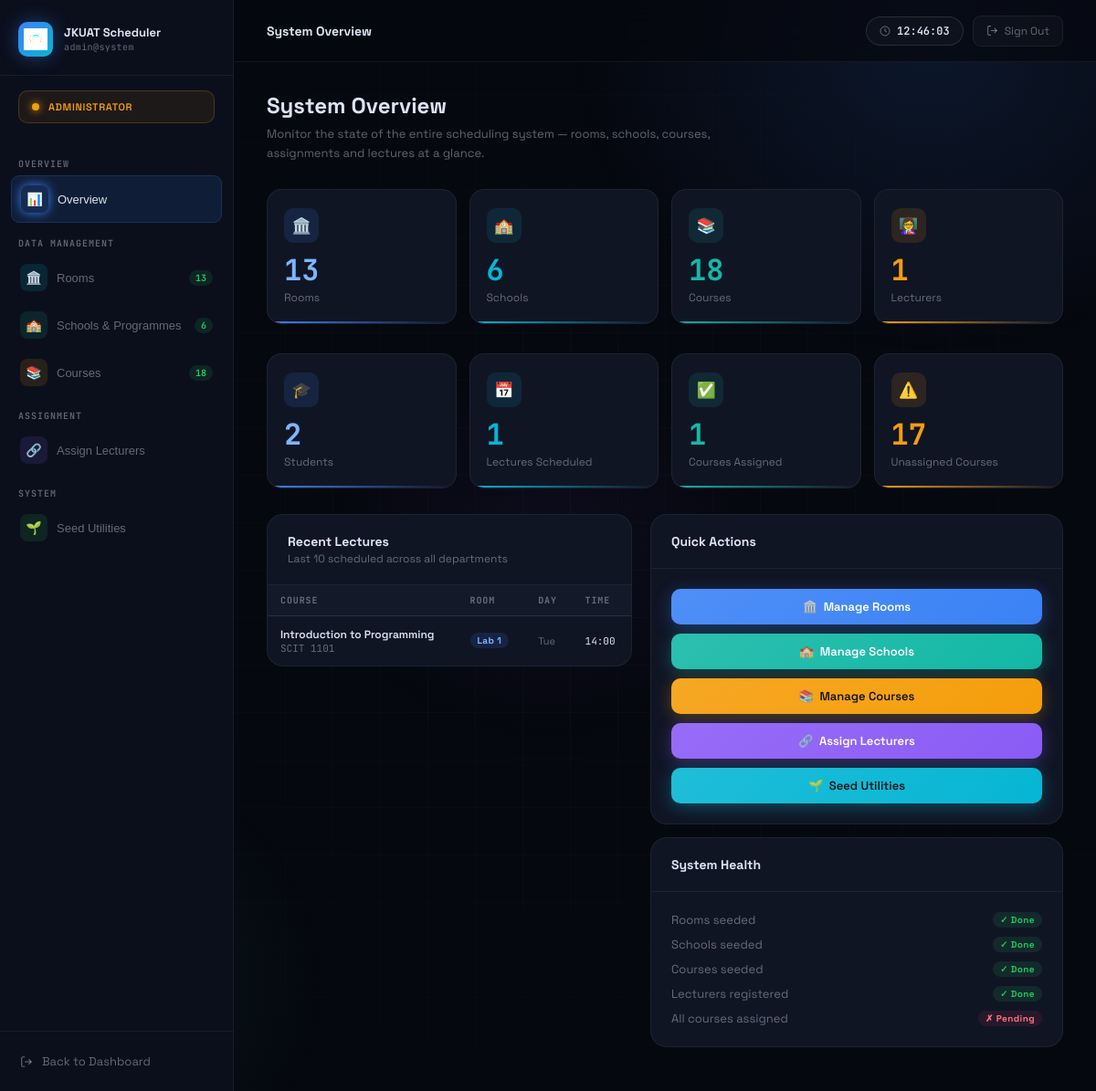
Page /admin/dashboard (signed in) on the committed database.
### models.py (models this page shows, shortened)
class Lecture(db.Model):
    __tablename__ = 'lecture'
    id          = db.Column(db.Integer, primary_key=True)
    day         = db.Column(db.String(10),  nullable=False)
    start_time  = db.Column(db.Time, nullable=False)
    end_time    = db.Column(db.Time, nullable=False)
    created_at  = db.Column(db.DateTime, default=datetime.utcnow)
    lecturer_id = db.Column(db.Integer, db.ForeignKey('user.id'),   nullable=False)
    room_id     = db.Column(db.Integer, db.ForeignKey('room.id'),   nullable=False)
    course_id   = db.Column(db.Integer, db.ForeignKey('course.id'), nullable=False)
    notifications = db.relationship('Notification', backref='lecture', lazy=True)

class Course(db.Model):
    __tablename__ = 'course'
    id           = db.Column(db.Integer, primary_key=True)
    code         = db.Column(db.String(20),  nullable=False)   # "ICS 2200"
    name         = db.Column(db.String(120), nullable=False)   # "Electronics"
    year         = db.Column(db.Integer, nullable=False)        # 1–4
    semester     = db.Column(db.Integer, nullable=False)        # 1 or 2
    programme_id = db.Column(db.Integer, db.ForeignKey('programme.id'), nullable=False)
    lecturer_id  = db.Column(db.Integer, db.ForeignKey('user.id'),      nullable=True)
    lectures    = db.relationship('Lecture',    backref='course', lazy=True)
    enrollments = db.relationship('Enrollment', backref='course', lazy=True)

class Room(db.Model):
    __tablename__ = 'room'
    id        = db.Column(db.Integer, primary_key=True)
    name      = db.Column(db.String(50),  unique=True, nullable=False)
    capacity  = db.Column(db.Integer, nullable=False)
    room_type = db.Column(db.String(30),  nullable=False)
    building  = db.Column(db.String(60),  nullable=False)
    is_active = db.Column(db.Boolean, default=True, nullable=False)
    lectures  = db.relationship('Lecture', backref='room_ref', lazy=True)

### app.py (the view)
@app.route('/admin/dashboard')
@login_required
def admin_dashboard():
    if current_user.role != 'admin':
        flash('Access denied.', 'error')
        return redirect(url_for('login'))
    rooms = Room.query.all()
    schools = School.query.all()
    programmes = Programme.query.all()
    courses = Course.query.all()
    lecturers = User.query.filter_by(role='lecturer').all()
    students = User.query.filter_by(role='student').all()
    total_lectures = Lecture.query.count()
    assigned_courses = Course.query.filter(Course.lecturer_id.isnot(None)).count()
    unassigned_courses = Course.query.filter_by(lecturer_id=None).count()
    recent_lectures = Lecture.query.order_by(Lecture.id.desc()).limit(10).all()
    return render_template(
        "admin_dashboard.html",
        rooms=rooms,
        schools=schools,
        programmes=programmes,
        courses=courses,
        lecturers=lecturers,
        students=students,
        total_lectures=total_lectures,
        assigned_courses=assigned_courses,
        unassigned_courses=unassigned_courses,
        recent_lectures=recent_lectures
    )

### app.py (called while the page is built)
@login_manager.user_loader
def load_user(user_id):
    return User.query.get(int(user_id))

@app.before_request
def refresh_session():
    if current_user.is_authenticated:
        session.permanent = True

### templates/admin_dashboard.html (shortened to what this page needs)
<!DOCTYPE html>
<html lang="en">
<head>
</head>
<body>
<aside class="sidebar">
    <div class="sb-brand">
        <div class="sb-logo-box">
            <img src="{{ url_for('static', filename='images/jkuat-logo.png') }}" alt="JKUAT">
        </div>
        <div>
            <div class="sb-title">JKUAT Scheduler <small>admin@system</small></div>
        </div>
    </div>
    <div class="sb-admin-tag">
        <div class="admin-dot"></div>
        <div class="admin-label">Administrator</div>
    </div>
    <nav class="sb-nav">
        <div class="sb-section-label">Overview</div>
        <button class="sb-link active" onclick="showSection('overview', this)">
            <span class="sb-icon blue">📊</span>
            Overview
        </button>
        <div class="sb-section-label">Data Management</div>
        <button class="sb-link" onclick="showSection('rooms', this)">
            <span class="sb-icon cyan">🏛️</span>
            Rooms
            <span class="sb-badge" id="sb-rooms-badge">–</span>
        </button>
        <button class="sb-link" onclick="showSection('schools', this)">
            <span class="sb-icon teal">🏫</span>
            Schools & Programmes
            <span class="sb-badge" id="sb-schools-badge">–</span>
        </button>
        <button class="sb-link" onclick="showSection('courses', this)">
            <span class="sb-icon amber">📚</span>
            Courses
            <span class="sb-badge" id="sb-courses-badge">–</span>
        </button>
        <div class="sb-section-label">Assignment</div>
        <button class="sb-link" onclick="showSection('assign', this)">
            <span class="sb-icon violet">🔗</span>
            Assign Lecturers
        </button>
        <div class="sb-section-label">System</div>
        <button class="sb-link" onclick="showSection('seed', this)">
            <span class="sb-icon green">🌱</span>
            Seed Utilities
        </button>
    </nav>
    <div class="sb-bottom">
        <a href="/lecturer" class="sb-logout">
            <svg width="14" height="14" fill="none" stroke="currentColor" stroke-width="2" viewBox="0 0 24 24"><path d="M9 21H5a2 2 0 0 1-2-2V5a2 2 0 0 1 2-2h4"/><polyline points="16 17 21 12 16 7"/><line x1="21" y1="12" x2="9" y2="12"/></svg>
            Back to Dashboard
        </a>
    </div>
</aside>
<div class="main">
    <header class="topbar">
        <div class="topbar-left">
            <div>
                <div class="page-label" id="page-label">System Overview</div>
            </div>
        </div>
        <div class="topbar-right">
            <div class="topbar-pill">
                <svg width="12" height="12" fill="none" stroke="currentColor" stroke-width="2" viewBox="0 0 24 24"><circle cx="12" cy="12" r="10"/><polyline points="12 6 12 12 16 14"/></svg>
                <span id="topbar-time">–</span>
            </div>
            <a href="/logout" class="back-btn">
                <svg width="13" height="13" fill="none" stroke="currentColor" stroke-width="2" viewBox="0 0 24 24"><path d="M9 21H5a2 2 0 0 1-2-2V5a2 2 0 0 1 2-2h4"/><polyline points="16 17 21 12 16 7"/><line x1="21" y1="12" x2="9" y2="12"/></svg>
                Sign Out
            </a>
        </div>
    </header>
    <div class="content">
        <div class="section active" id="section-overview">
            <div class="sec-header">
                <h2>System Overview</h2>
                <p>Monitor the state of the entire scheduling system — rooms, schools, courses, assignments and lectures at a glance.</p>
            </div>
            <div class="stats-grid">
                <div class="stat-card sb">
                    <div class="stat-icon-box b">🏛️</div>
                    <div class="stat-num b">{{ rooms|length }}</div>
                    <div class="stat-lbl">Rooms</div>
                </div>
                <div class="stat-card sc">
                    <div class="stat-icon-box c">🏫</div>
                    <div class="stat-num c">{{ schools|length }}</div>
                    <div class="stat-lbl">Schools</div>
                </div>
                <div class="stat-card st">
                    <div class="stat-icon-box t">📚</div>
                    <div class="stat-num t">{{ courses|length }}</div>
                    <div class="stat-lbl">Courses</div>
                </div>
                <div class="stat-card sa">
                    <div class="stat-icon-box a">👩‍🏫</div>
                    <div class="stat-num a">{{ lecturers|length }}</div>
                    <div class="stat-lbl">Lecturers</div>
                </div>
            </div>
            <div class="stats-grid" style="margin-bottom:28px">
                <div class="stat-card sb">
                    <div class="stat-icon-box b">🎓</div>
                    <div class="stat-num b">{{ students|length }}</div>
                    <div class="stat-lbl">Students</div>
                </div>
                <div class="stat-card sc">
                    <div class="stat-icon-box c">📅</div>
                    <div class="stat-num c">{{ total_lectures }}</div>
                    <div class="stat-lbl">Lectures Scheduled</div>
                </div>
                <div class="stat-card st">
                    <div class="stat-icon-box t">✅</div>
                    <div class="stat-num t">{{ assigned_courses }}</div>
                    <div class="stat-lbl">Courses Assigned</div>
                </div>
                <div class="stat-card sa">
                    <div class="stat-icon-box a">⚠️</div>
                    <div class="stat-num a">{{ unassigned_courses }}</div>
                    <div class="stat-lbl">Unassigned Courses</div>
                </div>
            </div>
            <div class="two-col">
                <div class="panel">
                    <div class="panel-head">
                        <div>
                            <div class="panel-title">Recent Lectures</div>
                            <div class="panel-sub">Last 10 scheduled across all departments</div>
                        </div>
                    </div>
                    <div class="table-wrap">
                        {% if recent_lectures %}
                        <table>
                            <thead><tr><th>Course</th><th>Room</th><th>Day</th><th>Time</th></tr></thead>
                            <tbody>
                            {% for l in recent_lectures %}
                            <tr>
                                <td>
                                    <div style="font-weight:600;font-size:12px">{{ l.course.name }}</div>
                                    <div class="td-mono" style="color:var(--muted)">{{ l.course.code }}</div>
                                </td>
                                <td><span class="badge blue">{{ l.room_ref.name }}</span></td>
                                <td style="font-size:11px;color:var(--muted)">{{ l.day[:3] }}</td>
                                <td class="td-mono" style="font-size:11px">{{ l.start_time.strftime('%H:%M') }}</td>
                            </tr>
                            {% endfor %}
                            </tbody>
                        </table>
                        {% else %}
                        <div class="empty-state"><div>📭</div>No lectures scheduled yet.</div>
                        {% endif %}
                    </div>
                </div>
                <div style="display:flex;flex-direction:column;gap:14px">
                    <div class="panel">
                        <div class="panel-head"><div class="panel-title">Quick Actions</div></div>
                        <div class="panel-body" style="display:flex;flex-direction:column;gap:10px">
                            <button class="btn blue full" onclick="showSection('rooms', document.querySelector('[onclick*=rooms]'))">🏛️ &nbsp;Manage Rooms</button>
                            <button class="btn teal full" onclick="showSection('schools', document.querySelector('[onclick*=schools]'))">🏫 &nbsp;Manage Schools</button>
                            <button class="btn amber full" onclick="showSection('courses', document.querySelector('[onclick*=courses]'))">📚 &nbsp;Manage Courses</button>
                            <button class="btn violet full" onclick="showSection('assign', document.querySelector('[onclick*=assign]'))">🔗 &nbsp;Assign Lecturers</button>
                            <button class="btn cyan full" onclick="showSection('seed', document.querySelector('[onclick*=seed]'))">🌱 &nbsp;Seed Utilities</button>
                        </div>
                    </div>
                    <div class="panel">
                        <div class="panel-head"><div class="panel-title">System Health</div></div>
                        <div class="panel-body" style="display:flex;flex-direction:column;gap:10px">
                            {% set checks = [
                                ('Rooms seeded', rooms|length > 0),
                                ('Schools seeded', schools|length > 0),
                                ('Courses seeded', courses|length > 0),
                                ('Lecturers registered', lecturers|length > 0),
                                ('All courses assigned', unassigned_courses == 0),
                            ] %}
                            {% for label, ok in checks %}
                            <div style="display:flex;align-items:center;justify-content:space-between;font-size:13px">
                                <span style="color:var(--muted)">{{ label }}</span>
                                <span class="badge {{ 'green' if ok else 'rose' }}">{{ '✓ Done' if ok else '✗ Pending' }}</span>
                            </div>
                            {% endfor %}
                        </div>
                    </div>
                </div>
            </div>
        </div>
    </div>
</div>
</body>
</html>

### rows in the picture
Lecture: course.name "Introduction to Programming", course.code "SCIT 1101", room_ref.name "Lab 1", day "Tue", start_time "14:00"

### other values in the picture
{{ rooms|length }} "13"
{{ schools|length }} "6"
{{ courses|length }} "18"
{{ lecturers|length }} "1"
{{ students|length }} "2"
{{ total_lectures }} "1"
{{ assigned_courses }} "1"
{{ unassigned_courses }} "17"
{{ label }} "Rooms seeded" "Schools seeded" "Courses seeded" "Lecturers registered" "All courses assigned"
{{ '✓ Done' if ok else '✗ Pending' }} "✓ Done" "✓ Done" "✓ Done" "✓ Done" "✗ Pending"
